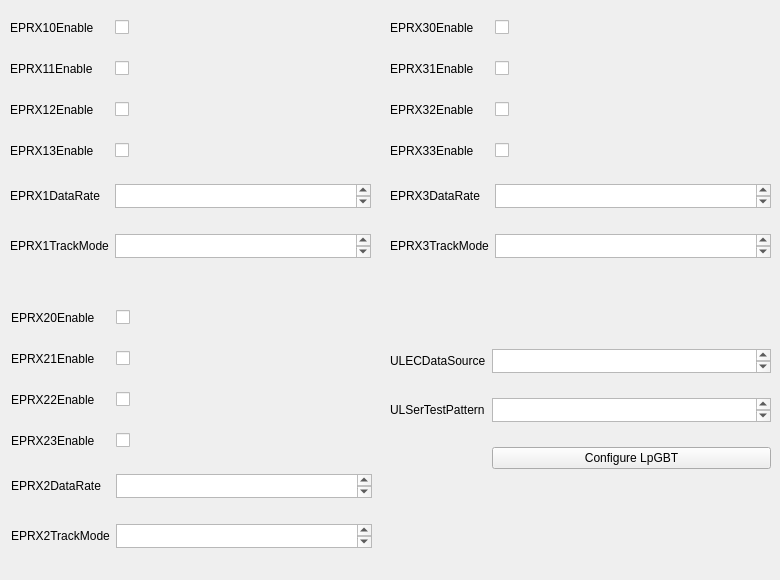
      <widget class="QWidget" name="tab_2">
       <attribute name="title">
        <string>EPRX1-3</string>
       </attribute>
       <widget class="QWidget" name="gridLayoutWidget_71">
        <property name="geometry">
         <rect>
          <x>390</x>
          <y>330</y>
          <width>381</width>
          <height>160</height>
         </rect>
        </property>
        <layout class="QGridLayout" name="gridLayout_47">
         <item row="0" column="0">
          <widget class="QLabel" name="label">
           <property name="text">
            <string>ULECDataSource</string>
           </property>
          </widget>
         </item>
         <item row="1" column="0">
          <widget class="QLabel" name="label_105">
           <property name="text">
            <string>ULSerTestPattern</string>
           </property>
          </widget>
         </item>
         <item row="0" column="1">
          <widget class="QPlainTextEdit" name="lpgbtuldatasource0ULECDataSourceBox">
           <property name="maximumSize">
            <size>
             <width>16777215</width>
             <height>24</height>
            </size>
           </property>
          </widget>
         </item>
         <item row="1" column="1">
          <widget class="QPlainTextEdit" name="lpgbtuldatasource0ULSerTestPatternBox">
           <property name="maximumSize">
            <size>
             <width>16777215</width>
             <height>24</height>
            </size>
           </property>
          </widget>
         </item>
         <item row="2" column="1">
          <widget class="QPushButton" name="configureLpGBTButton3">
           <property name="text">
            <string>Configure LpGBT</string>
           </property>
          </widget>
         </item>
        </layout>
       </widget>
       <widget class="QWidget" name="gridLayoutWidget">
        <property name="geometry">
         <rect>
          <x>10</x>
          <y>0</y>
          <width>361</width>
          <height>281</height>
         </rect>
        </property>
        <layout class="QGridLayout" name="gridLayout_57">
         <item row="4" column="1">
          <widget class="QPlainTextEdit" name="lpgbteprx1controlX0DataRateBox">
           <property name="maximumSize">
            <size>
             <width>16777215</width>
             <height>24</height>
            </size>
           </property>
          </widget>
         </item>
         <item row="3" column="1">
          <widget class="QCheckBox" name="lpgbteprx1controlX3EnableBox">
           <property name="text">
            <string/>
           </property>
          </widget>
         </item>
         <item row="4" column="0">
          <widget class="QLabel" name="CLKGPLLPropCurWhenLockedLabel_2">
           <property name="text">
            <string>EPRX1DataRate</string>
           </property>
          </widget>
         </item>
         <item row="1" column="0">
          <widget class="QLabel" name="lpgbtclkgpllintcurIntCurWhenLockedLabel_2">
           <property name="text">
            <string>EPRX11Enable</string>
           </property>
          </widget>
         </item>
         <item row="5" column="0">
          <widget class="QLabel" name="lpgbtCLKGPLLPropCurLabel_2">
           <property name="maximumSize">
            <size>
             <width>16777215</width>
             <height>24</height>
            </size>
           </property>
           <property name="text">
            <string>EPRX1TrackMode</string>
           </property>
          </widget>
         </item>
         <item row="3" column="0">
          <widget class="QLabel" name="lpgbteprx1controlX3EnableLabel">
           <property name="text">
            <string>EPRX13Enable</string>
           </property>
          </widget>
         </item>
         <item row="5" column="1">
          <widget class="QPlainTextEdit" name="lpgbteprx1controlX0TrackModeBox">
           <property name="maximumSize">
            <size>
             <width>16777215</width>
             <height>24</height>
            </size>
           </property>
          </widget>
         </item>
         <item row="1" column="1">
          <widget class="QCheckBox" name="lpgbteprx1controlX1EnableBox">
           <property name="text">
            <string/>
           </property>
          </widget>
         </item>
         <item row="0" column="1">
          <widget class="QCheckBox" name="lpgbteprx1controlX0EnableBox">
           <property name="text">
            <string/>
           </property>
          </widget>
         </item>
         <item row="2" column="0">
          <widget class="QLabel" name="lpgbtclkgpllresCLKFPllResLabel_2">
           <property name="text">
            <string>EPRX12Enable</string>
           </property>
          </widget>
         </item>
         <item row="0" column="0">
          <widget class="QLabel" name="lpgbteprx2controlX0EnableLabel_8">
           <property name="text">
            <string>EPRX10Enable</string>
           </property>
          </widget>
         </item>
         <item row="2" column="1">
          <widget class="QCheckBox" name="lpgbteprx1controlX2EnableBox">
           <property name="text">
            <string/>
           </property>
          </widget>
         </item>
        </layout>
       </widget>
       <widget class="QWidget" name="layoutWidget">
        <property name="geometry">
         <rect>
          <x>11</x>
          <y>290</y>
          <width>361</width>
          <height>281</height>
         </rect>
        </property>
        <layout class="QGridLayout" name="gridLayout_40">
         <item row="0" column="0">
          <widget class="QLabel" name="lpgbteprx2controlX0EnableLabel">
           <property name="text">
            <string>EPRX20Enable</string>
           </property>
          </widget>
         </item>
         <item row="0" column="1">
          <widget class="QCheckBox" name="lpgbteprx2controlX0EnableBox">
           <property name="text">
            <string/>
           </property>
          </widget>
         </item>
         <item row="1" column="0">
          <widget class="QLabel" name="lpgbteprx2controlX1EnableLabel">
           <property name="text">
            <string>EPRX21Enable</string>
           </property>
          </widget>
         </item>
         <item row="1" column="1">
          <widget class="QCheckBox" name="lpgbteprx2controlX1EnableBox">
           <property name="text">
            <string/>
           </property>
          </widget>
         </item>
         <item row="2" column="0">
          <widget class="QLabel" name="lpgbteprx2controlX2EnableLabel">
           <property name="text">
            <string>EPRX22Enable</string>
           </property>
          </widget>
         </item>
         <item row="2" column="1">
          <widget class="QCheckBox" name="lpgbteprx2controlX2EnableBox">
           <property name="text">
            <string/>
           </property>
          </widget>
         </item>
         <item row="3" column="0">
          <widget class="QLabel" name="lpgbteprx2controlX3EnableLabel">
           <property name="text">
            <string>EPRX23Enable</string>
           </property>
          </widget>
         </item>
         <item row="3" column="1">
          <widget class="QCheckBox" name="lpgbteprx2controlX3EnableBox">
           <property name="text">
            <string/>
           </property>
          </widget>
         </item>
         <item row="4" column="0">
          <widget class="QLabel" name="lpgbteprx0controlX0DataRateLabel_2">
           <property name="text">
            <string>EPRX2DataRate</string>
           </property>
          </widget>
         </item>
         <item row="4" column="1">
          <widget class="QPlainTextEdit" name="lpgbteprx2controlX0DataRateBox">
           <property name="maximumSize">
            <size>
             <width>16777215</width>
             <height>24</height>
            </size>
           </property>
          </widget>
         </item>
         <item row="5" column="0">
          <widget class="QLabel" name="lpgbteprx2controlX0TrackModeLabel">
           <property name="text">
            <string>EPRX2TrackMode</string>
           </property>
          </widget>
         </item>
         <item row="5" column="1">
          <widget class="QPlainTextEdit" name="lpgbteprx2controlX0TrackModeBox">
           <property name="maximumSize">
            <size>
             <width>16777215</width>
             <height>24</height>
            </size>
           </property>
          </widget>
         </item>
        </layout>
       </widget>
       <widget class="QWidget" name="layoutWidget">
        <property name="geometry">
         <rect>
          <x>390</x>
          <y>0</y>
          <width>381</width>
          <height>281</height>
         </rect>
        </property>
        <layout class="QGridLayout" name="gridLayout_58">
         <item row="0" column="0">
          <widget class="QLabel" name="lpgbteprx3controlX0EnableLabel">
           <property name="text">
            <string>EPRX30Enable</string>
           </property>
          </widget>
         </item>
         <item row="0" column="1">
          <widget class="QCheckBox" name="lpgbteprx3controlX0EnableBox">
           <property name="text">
            <string/>
           </property>
          </widget>
         </item>
         <item row="1" column="0">
          <widget class="QLabel" name="lpgbteprx3controlX1EnableLabel">
           <property name="text">
            <string>EPRX31Enable</string>
           </property>
          </widget>
         </item>
         <item row="1" column="1">
          <widget class="QCheckBox" name="lpgbteprx3controlX1EnableBox">
           <property name="text">
            <string/>
           </property>
          </widget>
         </item>
         <item row="2" column="0">
          <widget class="QLabel" name="lpgbteprx3controlX2EnableLabel">
           <property name="text">
            <string>EPRX32Enable</string>
           </property>
          </widget>
         </item>
         <item row="2" column="1">
          <widget class="QCheckBox" name="lpgbteprx3controlX2EnableBox">
           <property name="text">
            <string/>
           </property>
          </widget>
         </item>
         <item row="3" column="0">
          <widget class="QLabel" name="lpgbteprx3controlX3EnableLabel">
           <property name="text">
            <string>EPRX33Enable</string>
           </property>
          </widget>
         </item>
         <item row="3" column="1">
          <widget class="QCheckBox" name="lpgbteprx3controlX3EnableBox">
           <property name="text">
            <string/>
           </property>
          </widget>
         </item>
         <item row="4" column="0">
          <widget class="QLabel" name="lpgbteprx3controlX0DataRateLabel">
           <property name="text">
            <string>EPRX3DataRate</string>
           </property>
          </widget>
         </item>
         <item row="4" column="1">
          <widget class="QPlainTextEdit" name="lpgbteprx3controlX0DataRateBox">
           <property name="maximumSize">
            <size>
             <width>16777215</width>
             <height>24</height>
            </size>
           </property>
          </widget>
         </item>
         <item row="5" column="0">
          <widget class="QLabel" name="lpgbteprx3controlX0TrackModeLabel">
           <property name="maximumSize">
            <size>
             <width>16777215</width>
             <height>24</height>
            </size>
           </property>
           <property name="text">
            <string>EPRX3TrackMode</string>
           </property>
          </widget>
         </item>
         <item row="5" column="1">
          <widget class="QPlainTextEdit" name="lpgbteprx3controlX0TrackModeBox">
           <property name="maximumSize">
            <size>
             <width>16777215</width>
             <height>24</height>
            </size>
           </property>
          </widget>
         </item>
        </layout>
       </widget>
      </widget>
